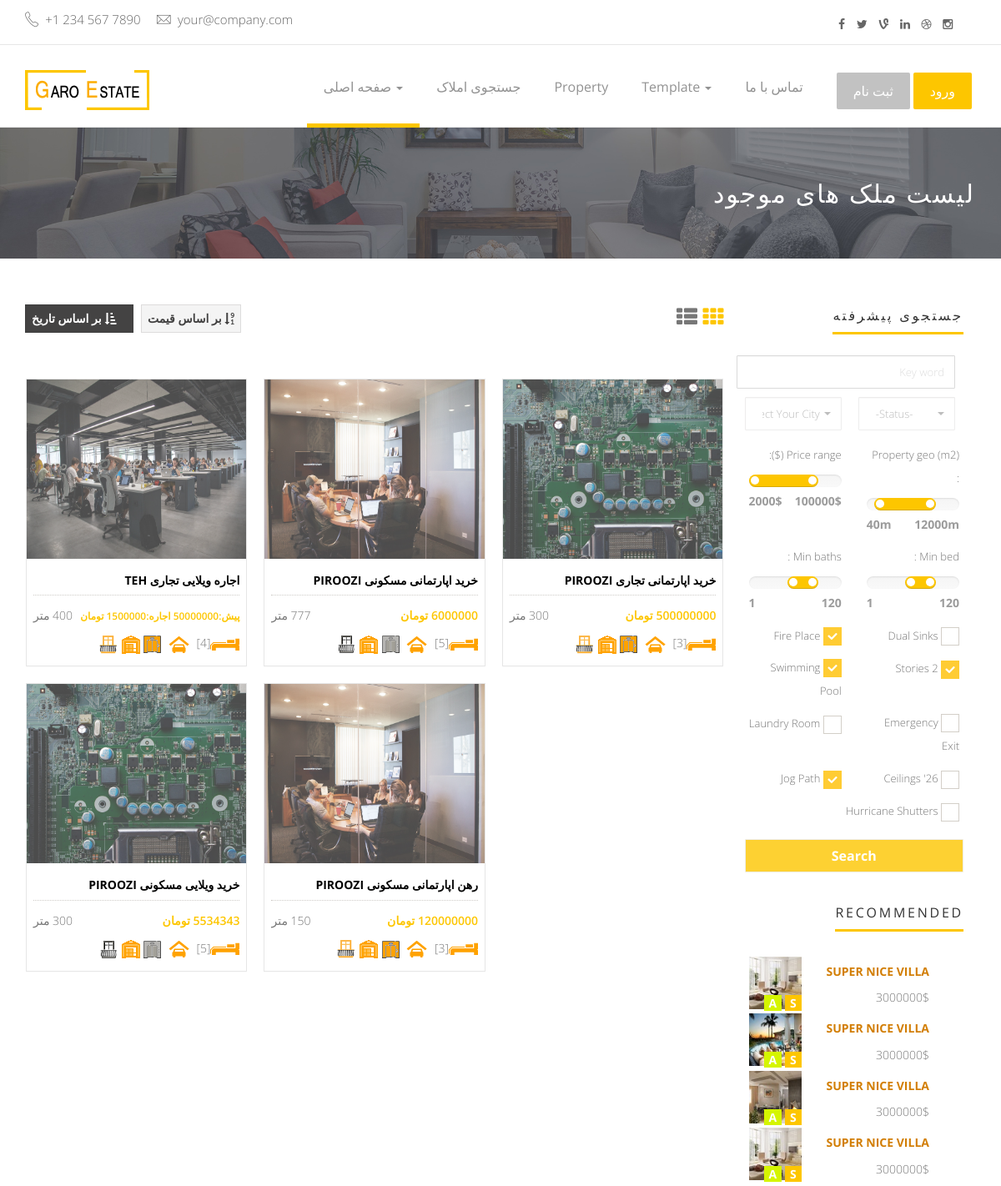
/items (upper part), run on an earlier commit of the app's database.
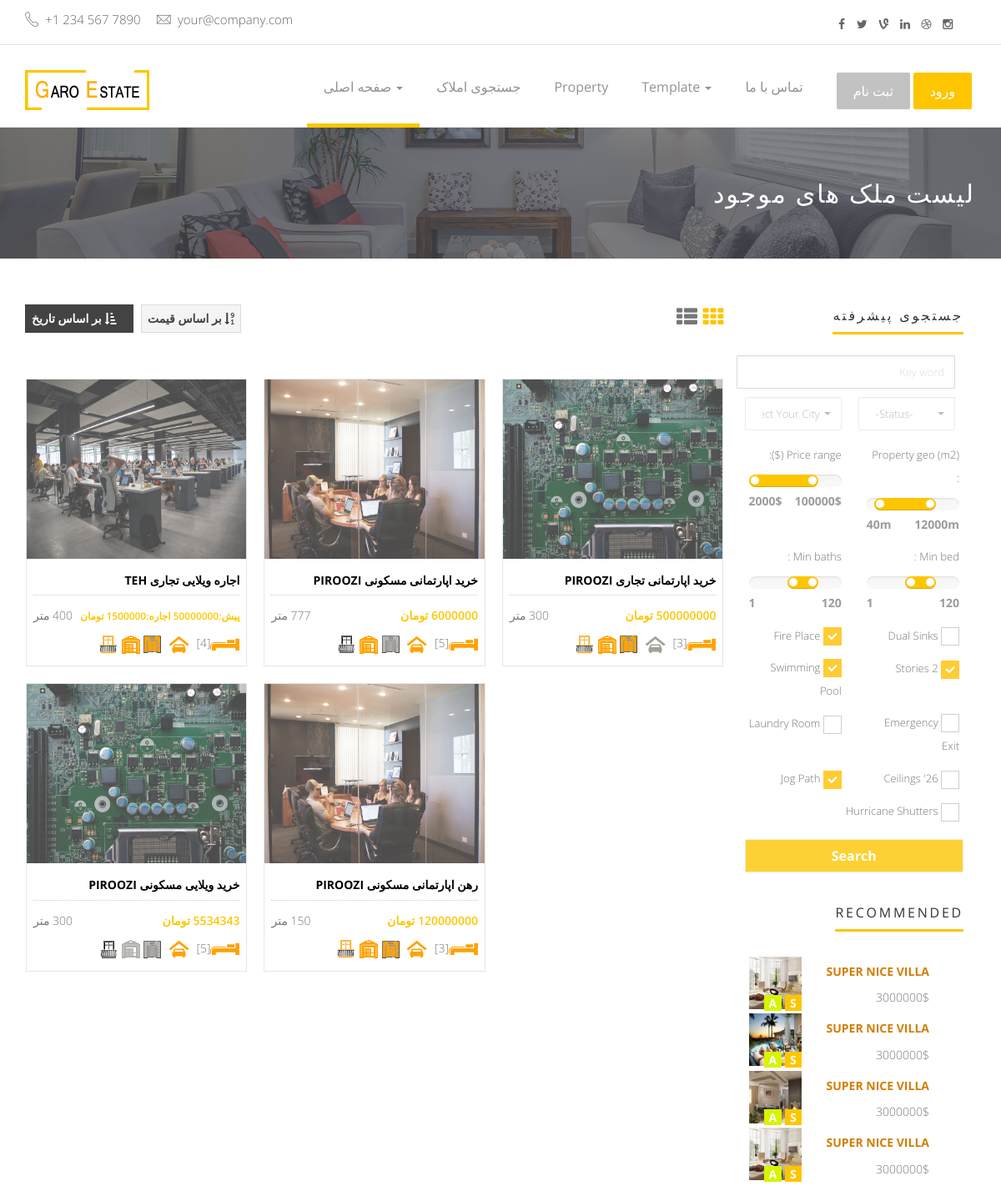
And on a later commit of the database.
### app/models.py (models this page shows, shortened)
class Item(models.Model):
    CHOICES1 = ( ('اجاره','اجاره'), ('خرید','خرید'), ('رهن','رهن') )
    buy_status = models.CharField(max_length=10,choices=CHOICES1,verbose_name = "وضعیت خرید")
    CHOICES2 = ( ('مسکونی','مسکونی'), ('تجاری','تجاری') )
    estate_status = models.CharField(max_length=15,choices=CHOICES2,verbose_name = "وضعیت ملک")
    CHOICES3 = ( ('ویلایی','ویلایی'), ('اپارتمانی','اپارتمانی') )
    building_status = models.CharField(max_length=10,choices=CHOICES3,verbose_name = "وضعیت ساختمان")
    area_size = models.IntegerField(null=True,blank=True, verbose_name = "متراژ")
    room_qty = models.IntegerField(null=True,blank=True, verbose_name = "تعداد اتاق")
    building_age = models.IntegerField(null=True,blank=True, verbose_name = "سن بنا")
    parking = models.BooleanField(default=True, verbose_name = "پارکینگ" )
    storage_room = models.BooleanField(default=True, verbose_name = "انباری" )
    elevator = models.BooleanField(default=False, verbose_name = "آسانسور" )
    balcony = models.BooleanField(default=False, verbose_name = "بالکن" )
    deposit = models.IntegerField(null=True,blank=True, default='0', verbose_name = "پول پیش")
    rent = models.IntegerField(null=True,blank=True, default='0', verbose_name = "اجاره")
    price = models.IntegerField(null=True,blank=True, default='0', verbose_name = "قیمت خرید ")
    area = models.ForeignKey(Area, on_delete=models.CASCADE,null=True, blank=True,verbose_name = "منطقه")
    tags = models.ManyToManyField(Tags, blank=True,verbose_name = "برچسب")
    additional_information = models.TextField(max_length=1000,null=True, blank=True,verbose_name = "اطلاعات تکمیلی")
    date = models.DateField(null=True, blank=True, verbose_name = "تاریخ آگهی")
    image = models.ImageField(upload_to='media', default='media/Default.png', null=True, blank=True, verbose_name = "تصویر")
    class Meta:
        verbose_name = "ملک"
        verbose_name_plural = "املاک"
    def __str__(self):
        return str(self.buy_status +" "+ self.building_status +" "+ self.estate_status +" "+ self.area.name )
    def get_absolute_url(self):
        return reverse('app:items_detail',args=[self.id])

class Area(MPTTModel):
    name = models.CharField(max_length=200, unique=True, verbose_name = "نام")
    parent = TreeForeignKey('self', on_delete=models.CASCADE, null=True, blank=True, related_name='children',verbose_name = "والد")
    class MPTTMeta:
        level_attr = 'mptt_level'
        order_insertion_by = ['name']
    class Meta:
        verbose_name = "منطقه"
        verbose_name_plural = "مناطق"

### app/views.py (the view)
# urls.py: path('items', views.items, name='items'),
def items(request):
    items = models.Item.objects.all().order_by("-date")
    context = {'items':items}
    context['segment'] = 'items'
    html_template = loader.get_template( 'items.html' )
    return HttpResponse(html_template.render(context, request))

### templates/items.html (shortened to what the changed rows need)
{% extends "base.html" %}
{% load static %}
{% block content %}
<div class="page-head">
    <div class="container">
        <div class="row" dir="rtl">
            <div class="page-head-content">
                <h1 class="page-title"> لیست ملک های موجود </h1>
            </div>
        </div>
    </div>
</div>
<div class="properties-area recent-property" style="background-color: #FFF;">
    <div class="container">
        <div class="row">
            <div class="col-md-9 padding-top-40 properties-page">
                <div class="section clear">
                    <div id="list-type" class="proerty-th">
                      {% for Item in items %}
                        <div class="col-sm-6 col-md-4 p0">
                            <div class="box-two proerty-item">
                                <div class="item-thumb">
                                    <a href="property-1.html" ><img src="{{ Item.image.url }}"></a>
                                </div>
                                <div class="item-entry overflow" dir="rtl">
                                    <h6><a href="{{ Item.get_absolute_url }}"> {{ Item }} </a></h6>
                                    <div class="dot-hr"></div>
                                    <span class="pull-left"> {{ Item.area_size }} متر  </span>
                                    <span class="proerty-price pull-right">
                                      {% if Item.buy_status == 'خرید' %}
                                       <span class="proerty-price pull-right"> {{ Item.price }} تومان </span>
                                      {% elif Item.buy_status == 'رهن' %}
                                       <span class="proerty-price pull-right"> {{ Item.deposit }} تومان </span>
                                      {% elif Item.buy_status == 'اجاره' %}
                                      <small> <span class="proerty-price pull-right"> پیش:{{ Item.deposit }} اجاره:{{ Item.rent }} تومان</span> </small>
                                      {% endif %}
                                    </span>
                                    <div class="property-icon">
                                        <img src="{% static 'assets/img/icon/bed-orange.png' %}">[{{ Item.room_qty }}]
                                        {% if Item.parking %}
                                          <img src="{% static 'assets/img/icon/cars-orange.png' %}">
                                        {% else %}
                                          <img src="{% static 'assets/img/icon/cars.png' %}">
                                        {% endif %}
                                        {% if Item.elevator %}
                                          <img src="{% static 'assets/img/icon/elevator-orange.png' %}">
                                        {% else %}
                                          <img src="{% static 'assets/img/icon/elevator.png' %}">
                                        {% endif %}
                                        {% if Item.storage_room %}
                                          <img src="{% static 'assets/img/icon/warehouse-orange.png' %}">
                                        {% else %}
                                          <img src="{% static 'assets/img/icon/warehouse.png' %}">
                                        {% endif %}
                                        {% if Item.balcony %}
                                          <img src="{% static 'assets/img/icon/balcony-orange.png' %}">
                                        {% else %}
                                          <img src="{% static 'assets/img/icon/balcony.png' %}">
                                        {% endif %}
                                    </div>
                                </div>
                            </div>
                        </div>
                      {% endfor %}
                    </div>
                </div>
            </div>
        </div>
    </div>
</div>
{% endblock content %}

What changed in the data, as far as the page shows it:
changed Item "خرید اپارتمانی تجاری PIROOZI": parking: picture added; parking: picture removed
changed Item "خرید ویلایی مسکونی PIROOZI": storage_room: picture added; storage_room: picture removed
